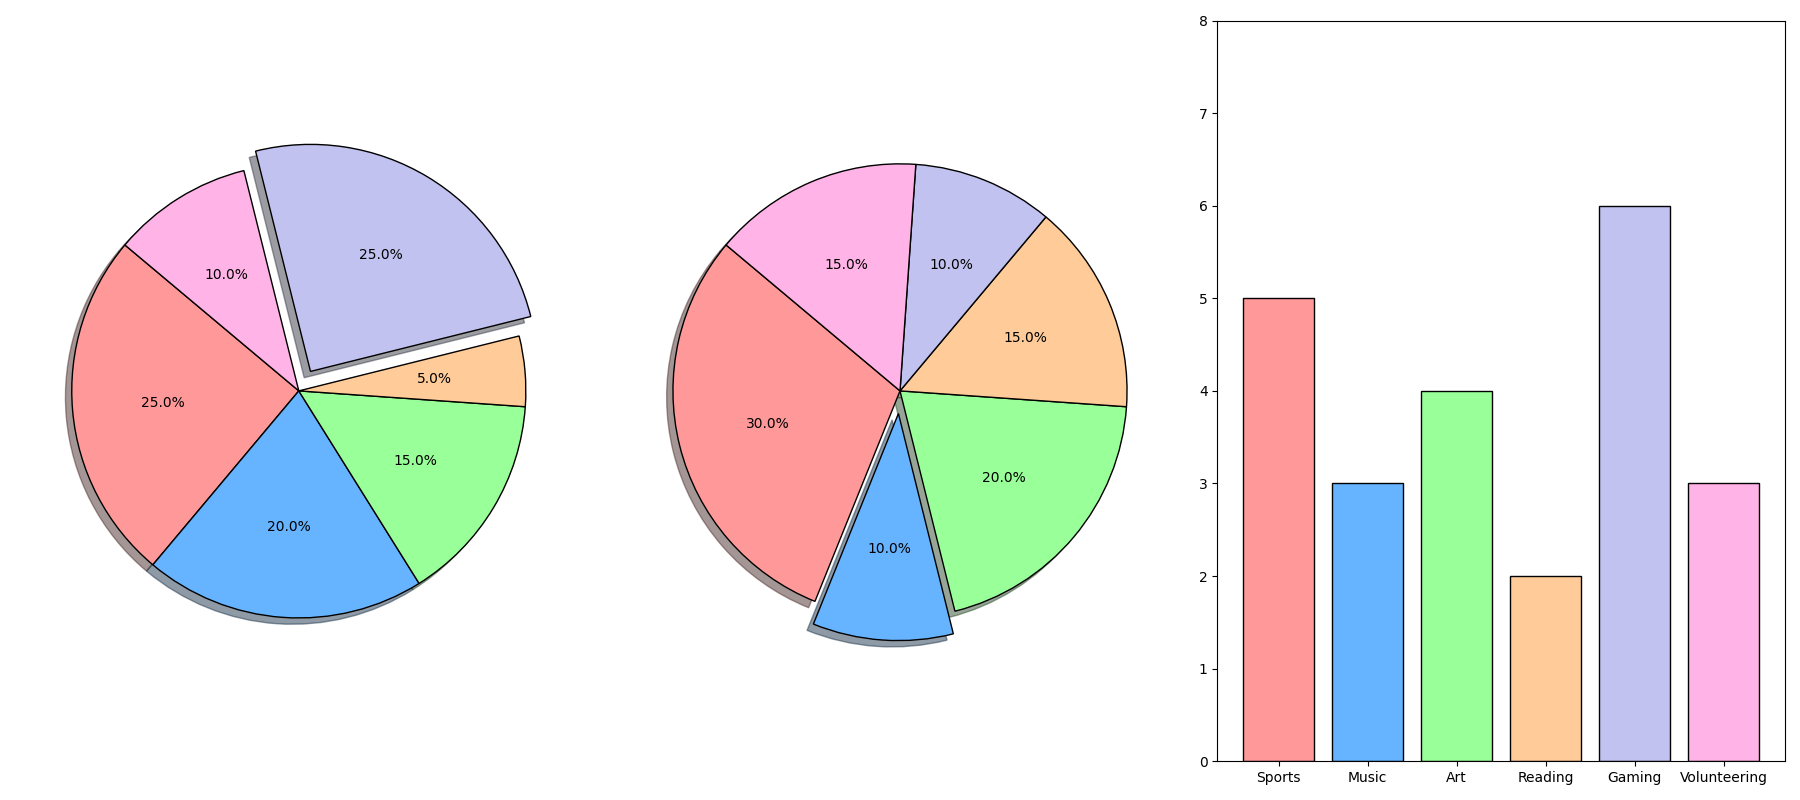

The script that drew this image:
import matplotlib.pyplot as plt

activities = ['Sports', 'Music', 'Art', 'Reading', 'Gaming', 'Volunteering']
percentages1 = [25, 20, 15, 5, 25, 10]
percentages2 = [30, 10, 20, 15, 10, 15]
hours_spent = [5, 3, 4, 2, 6, 3]
colors = ['#ff9999', '#66b3ff', '#99ff99', '#ffcc99', '#c2c2f0', '#ffb3e6']
explode1 = (0, 0, 0, 0, 0.1, 0)
explode2 = (0, 0.1, 0, 0, 0, 0)

fig, (ax1, ax2, ax3) = plt.subplots(1, 3, figsize=(18, 8))

ax1.pie(
    percentages1,
    explode=explode1,
    colors=colors,
    autopct='%1.1f%%',
    startangle=140,
    wedgeprops=dict(edgecolor='black'),
    shadow=True
)

ax2.pie(
    percentages2,
    explode=explode2,
    colors=colors,
    autopct='%1.1f%%',
    startangle=140,
    wedgeprops=dict(edgecolor='black'),
    shadow=True
)

ax3.bar(activities, hours_spent, color=colors, edgecolor='black')

ax3.set_ylim(0, max(hours_spent) + 2)

plt.tight_layout()

plt.show()
